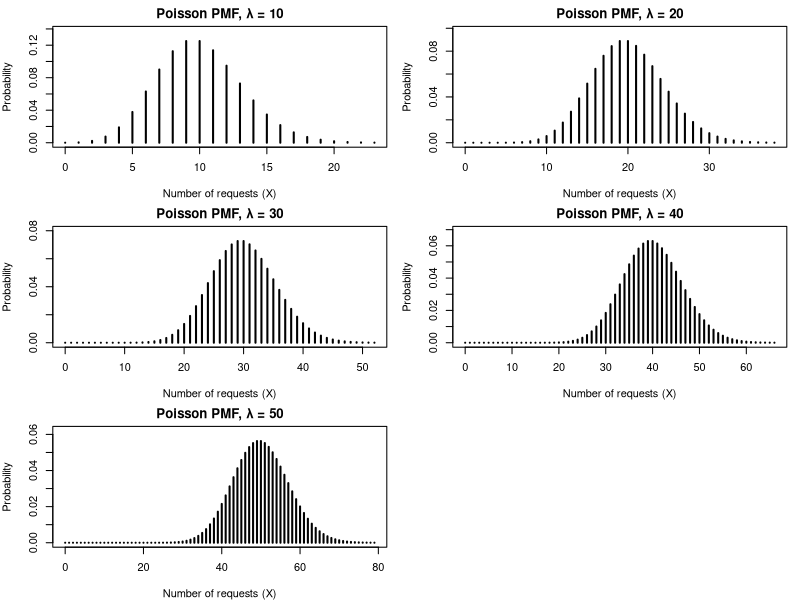

Generate this figure with R:
lambdas=c(10, 20, 30, 40, 50)

par(mfrow=c(3,2), mar=c(4,4,2,1))  

for(lambda in lambdas) {
  max_x=ceiling(lambda + 4 * sqrt(lambda)) 
  outcomes=0:max_x
  
  pmf=dpois(outcomes, lambda)

  plot(outcomes, pmf, type='h', lwd=2,
       main=paste("Poisson PMF, λ =", lambda),
       xlab="Number of requests (X)", ylab="Probability",
       ylim=c(0, max(pmf)*1.1))
}
